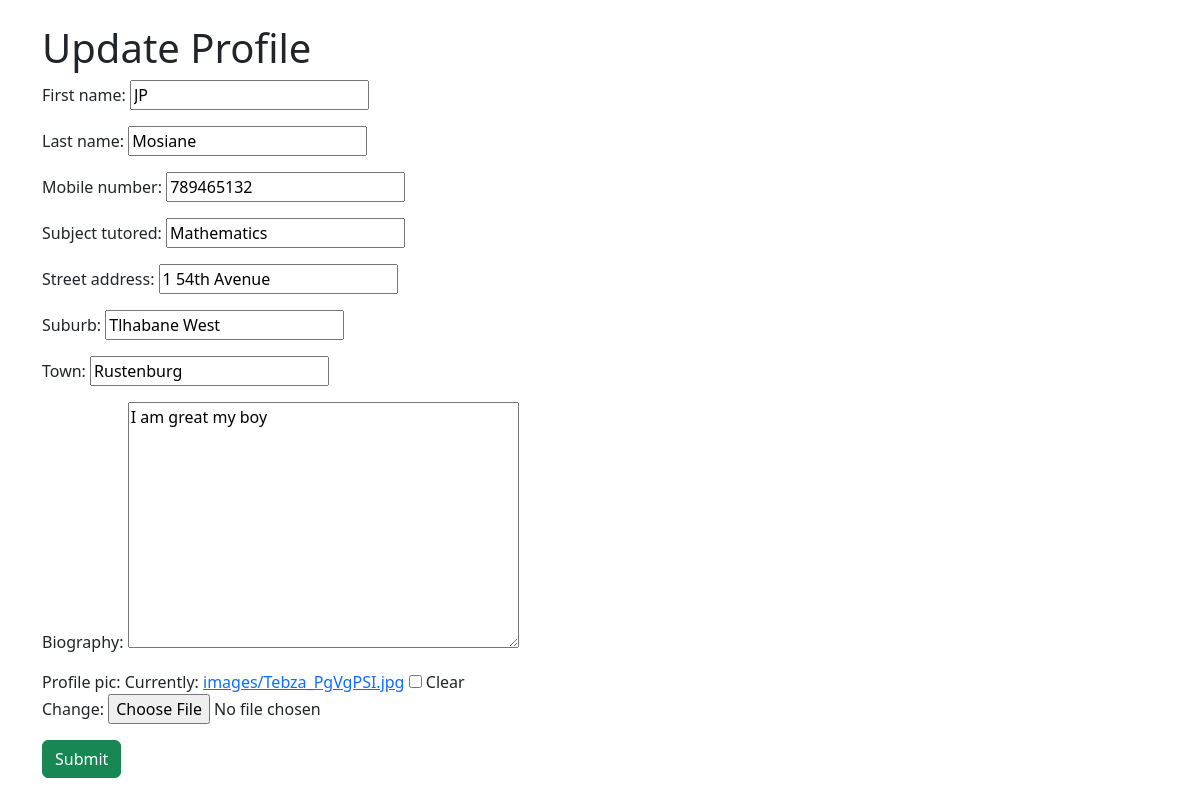
The page /update-profile/ (signed in) on the database its author committed.
### greatmindzapp/models.py (models this page shows, shortened)
class Tutor(AbstractBaseUser):
    email = models.EmailField(verbose_name="email address", max_length = 50, unique = True)
    first_name = models.CharField(verbose_name="first name",max_length=100)
    last_name = models.CharField(verbose_name="last name",max_length=100)
    gender = models.ForeignKey(Gender, on_delete=models.CASCADE, null=True)
    age = models.CharField(verbose_name="last name",max_length=100)
    sa_citizen = models.ForeignKey(Citizen, on_delete=models.CASCADE, null=True)
    id_no = models.CharField(verbose_name="id number",max_length=20, null=True)
    mobile_number = models.CharField(verbose_name="mobile number", max_length=15)
    subject_tutored = models.CharField(verbose_name="subject tutored", max_length=30)
    can_tutor_online = models.ForeignKey(CanTutorOnline, on_delete=models.CASCADE, null=True)
    street_address = models.CharField(max_length=100)
    suburb = models.CharField(max_length=100, blank=True)
    town = models.CharField(max_length=100, blank = True)
    province = models.ForeignKey(Province, on_delete=models.CASCADE, null=True)
    bio = models.TextField(verbose_name="biography", max_length=500)
    highest_qualification = models.CharField(max_length=50, null=True)
    undergrad_finished = models.ForeignKey(UnderGrad, on_delete=models.CASCADE, null=True)
    profile_pic = models.ImageField(null = True, blank = True, upload_to='images/')
    date_joined = models.DateField(auto_now_add=True)
    last_login = models.DateTimeField(verbose_name="last login", auto_now=True)
    is_staff = models.BooleanField(default=True)
    is_admin = models.BooleanField(default=True)
    is_active = models.BooleanField(default=False)
    is_approved = models.BooleanField(default= True)
    is_superuser = models.BooleanField(default=True)
    objects = TutorManager()
    USERNAME_FIELD = 'email'
    REQUIRED_FIELDS = ['first_name', 'last_name', 'mobile_number', 'bio',
                       'subject_tutored', 'street_address','suburb','town', 'profile_pic']

### greatmindzapp/views.py (the view)
# urls.py: path('update-profile/', views.update_profile, name='update_profile'),
def update_profile(request):
    if request.method == 'POST':
      form = TutorUpdateForm(request.POST, request.FILES, instance = request.user)
      if form.is_valid():
          form.save()
          messages.success(request, f'Your profile has been updated successfully')
          return redirect('dashboard')
    else:
        form = TutorUpdateForm(instance = request.user)
    return render(request, "update_profile.html", {'form':form})

### greatmindzapp/forms.py
class TutorUpdateForm(forms.ModelForm):
    class Meta:
        model = Tutor
        fields = ['first_name','last_name', 'mobile_number', 'subject_tutored', 'street_address','suburb','town','bio', 'profile_pic']

### greatmindzapp/templates/update_profile.html (shortened to what this page needs)
<!DOCTYPE html>
<html lang="en">
    <head>
        <link href="https://cdn.jsdelivr.net/npm/bootstrap@5.3.2/dist/css/bootstrap.min.css" rel="stylesheet" >
        <link rel="stylesheet" href="https://cdnjs.cloudflare.com/ajax/libs/font-awesome/6.4.2/css/all.min.css"
 />
    </head>
    <body>
        {%if user.is_authenticated%}
        <div class="container">
            <h1 class="mt-4">Update Profile</h1>
            <form action="" method = "POST" enctype="multipart/form-data">
                {{form.as_p}}
                <input type="submit" value="Submit" class="btn btn-success">
            </form>
        </div>
        {%endif%}
    </body>

### rows shown on the page
Tutor: first_name "JP", last_name "Mosiane", mobile_number "789465132", subject_tutored "Mathematics", street_address "1 54th Avenue", suburb "Tlhabane West", town "Rustenburg", bio "I am great my boy"
